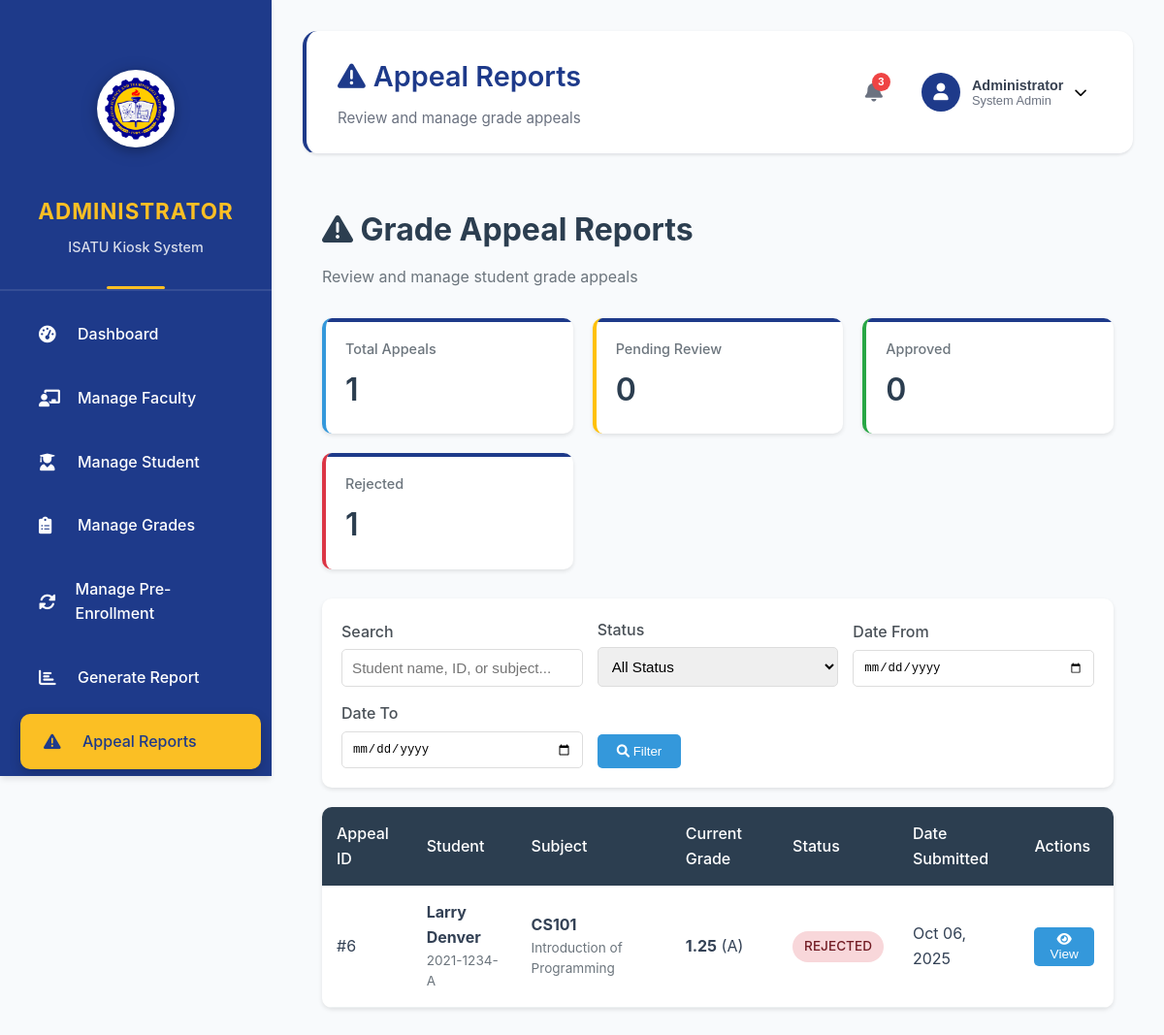
/view/appeal_reports.php (signed in), run on an earlier commit of the app's database.
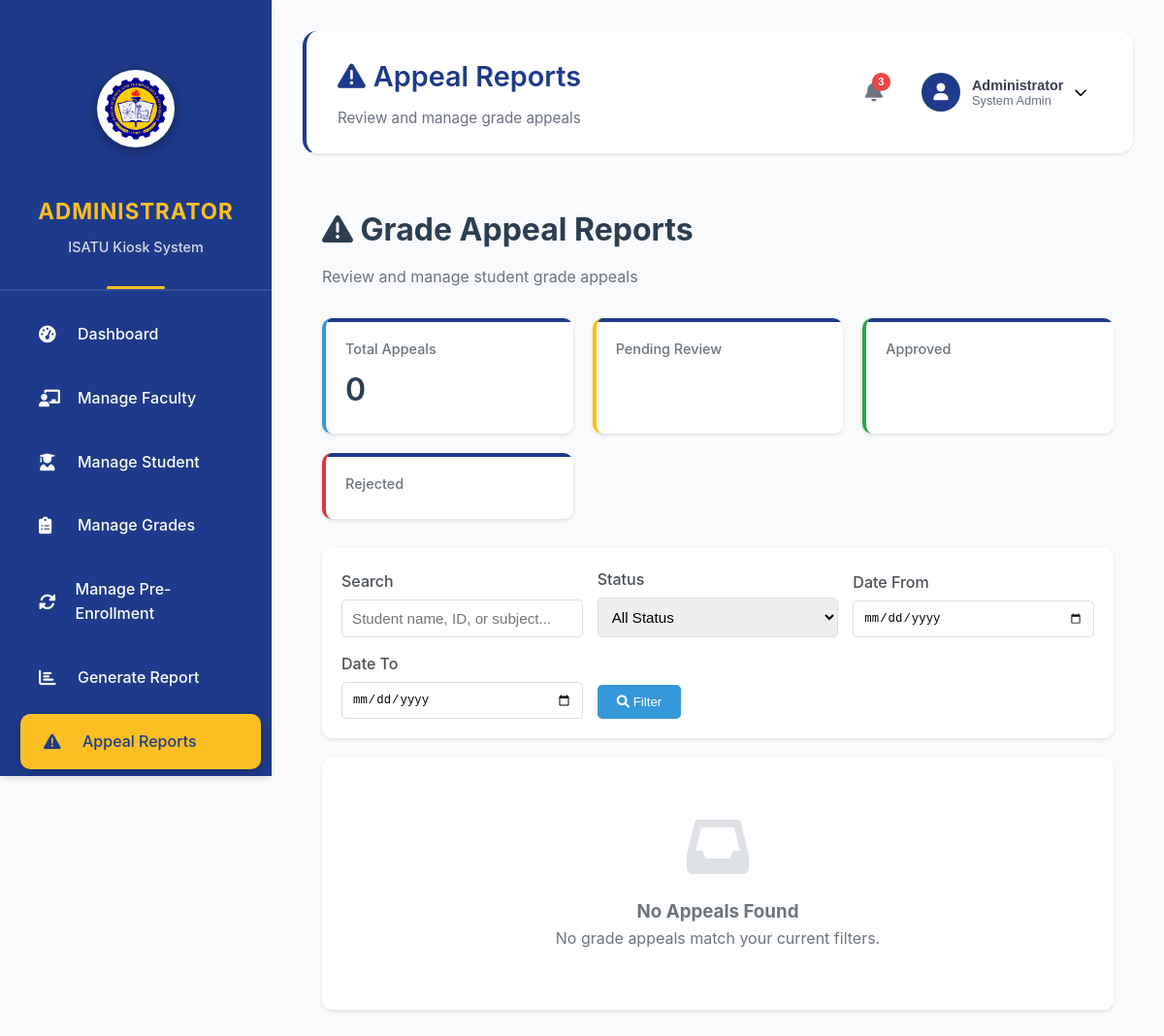
And on a later commit of the database.
### tables this page shows
CREATE TABLE `grade_appeals` (
  `id` int(11) NOT NULL,
  `grade_id` int(11) NOT NULL,
  `student_id` int(11) NOT NULL,
  `reason` text NOT NULL,
  `status` enum('pending','approved','rejected') DEFAULT 'pending',
  `submitted_at` timestamp NOT NULL DEFAULT current_timestamp(),
  `reviewed_by` int(11) DEFAULT NULL,
  `reviewed_at` timestamp NULL DEFAULT NULL,
  `admin_remarks` text DEFAULT NULL
);

CREATE TABLE `users` (
  `id` int(11) NOT NULL,
  `username` varchar(50) NOT NULL,
  `email` varchar(100) NOT NULL,
  `password` varchar(255) NOT NULL,
  `first_name` varchar(50) NOT NULL,
  `last_name` varchar(50) NOT NULL,
  `role` enum('administrator','faculty','student') NOT NULL,
  `status` enum('active','inactive','suspended') DEFAULT 'active',
  `student_id` varchar(20) DEFAULT NULL,
  `employee_id` varchar(20) DEFAULT NULL,
  `birth_date` date DEFAULT NULL,
  `gender` enum('male','female','other') DEFAULT NULL,
  `address` text DEFAULT NULL,
  `contact_number` varchar(20) DEFAULT NULL,
  `emergency_contact` varchar(100) DEFAULT NULL,
  `emergency_phone` varchar(20) DEFAULT NULL,
  `profile_image` varchar(255) DEFAULT NULL,
  `created_at` timestamp NOT NULL DEFAULT current_timestamp(),
  `updated_at` timestamp NOT NULL DEFAULT current_timestamp() ON UPDATE current_timestamp()
);

CREATE TABLE `subjects` (
  `id` int(11) NOT NULL,
  `course_code` varchar(20) NOT NULL,
  `subject_name` varchar(100) NOT NULL,
  `description` text DEFAULT NULL,
  `credits` int(11) NOT NULL DEFAULT 3,
  `department_id` int(11) NOT NULL,
  `created_at` timestamp NOT NULL DEFAULT current_timestamp(),
  `status` enum('active','inactive') DEFAULT 'active'
);

CREATE TABLE `grades` (
  `id` int(11) NOT NULL,
  `enrollment_id` int(11) NOT NULL,
  `midterm_grade` varchar(10) DEFAULT NULL COMMENT 'Can be numeric (1.00-5.00), INC (Incomplete), or DRP (Dropped)',
  `final_grade` varchar(10) DEFAULT NULL COMMENT 'Can be numeric (1.00-5.00), INC (Incomplete), or DRP (Dropped)',
  `overall_grade` decimal(3,2) DEFAULT NULL,
  `letter_grade` varchar(10) DEFAULT NULL COMMENT 'Letter grade: A, B, C, D, E, F, INC, or DRP',
  `remarks` varchar(50) DEFAULT NULL COMMENT 'Remarks: Excellent, Very Good, Good, Satisfactory, Passed, Failed, Incomplete, or Dropped',
  `graded_by` int(11) NOT NULL,
  `graded_at` timestamp NOT NULL DEFAULT current_timestamp(),
  `updated_at` timestamp NOT NULL DEFAULT current_timestamp() ON UPDATE current_timestamp()
);

### view/appeal_reports.php (the view, shortened to what the changed rows need)
<?php
require_once '../config/database.php';
try {
    $query = "
        SELECT
            ga.id,
            ga.grade_id,
            ga.student_id,
            ga.reason,
            ga.status,
            ga.admin_remarks,
            ga.submitted_at,
            ga.reviewed_at,
            s.first_name as student_first_name,
            s.last_name as student_last_name,
            s.student_id as student_number,
            subj.course_code,
            subj.subject_name,
            g.midterm_grade,
            g.final_grade,
            g.overall_grade,
            g.letter_grade,
            g.remarks as grade_remarks,
            f.first_name as faculty_first_name,
            f.last_name as faculty_last_name,
            ay.year_start,
            ay.year_end,
            ay.semester,
            reviewer.first_name as reviewer_first_name,
            reviewer.last_name as reviewer_last_name,
            e.id as enrollment_id
        FROM grade_appeals ga
        INNER JOIN grades g ON ga.grade_id = g.id
        INNER JOIN enrollments e ON g.enrollment_id = e.id
        INNER JOIN users s ON ga.student_id = s.id
        INNER JOIN class_sections cs ON e.class_section_id = cs.id
        INNER JOIN subjects subj ON cs.subject_id = subj.id
        INNER JOIN academic_years ay ON cs.academic_year_id = ay.id
        INNER JOIN users f ON cs.faculty_id = f.id
        LEFT JOIN users reviewer ON ga.reviewed_by = reviewer.id
        WHERE 1=1
    ";
    $params = [];
    $query .= " ORDER BY ga.submitted_at DESC";
    $stmt = $pdo->prepare($query);
    $stmt->execute($params);
    $appeals = $stmt->fetchAll(PDO::FETCH_ASSOC);
    $stats_stmt = $pdo->query("
        SELECT
            COUNT(*) as total,
            SUM(CASE WHEN status = 'pending' THEN 1 ELSE 0 END) as pending,
            SUM(CASE WHEN status = 'approved' THEN 1 ELSE 0 END) as approved,
            SUM(CASE WHEN status = 'rejected' THEN 1 ELSE 0 END) as rejected
        FROM grade_appeals
    ");
    $stats = $stats_stmt->fetch(PDO::FETCH_ASSOC);
} catch (PDOException $e) {
    error_log("Appeal reports error: " . $e->getMessage());
    $appeals = [];
    $stats = ['total' => 0, 'pending' => 0, 'approved' => 0, 'rejected' => 0];
}
?>
<!DOCTYPE html>
<html lang="en">
<head>
    <link href="https://cdnjs.cloudflare.com/ajax/libs/font-awesome/6.0.0/css/all.min.css" rel="stylesheet">
    <link href="../assets/css/admin_dashboard.css" rel="stylesheet">
</head>
<body>
    <div class="admin-layout">
        <?php include '../includes/sidebar.php'; ?>
        <div class="main-content">
            <?php include '../includes/header.php'; ?>
            <div class="appeals-content">
                <div class="page-header">
                    <h1><i class="fas fa-exclamation-triangle"></i> Grade Appeal Reports</h1>
                </div>
                <div class="stats-grid">
                    <div class="stat-card">
                        <div class="stat-label">Total Appeals</div>
                        <div class="stat-value"><?php echo $stats['total']; ?></div>
                    </div>
                    <div class="stat-card pending">
                        <div class="stat-label">Pending Review</div>
                        <div class="stat-value"><?php echo $stats['pending']; ?></div>
                    </div>
                    <div class="stat-card approved">
                        <div class="stat-label">Approved</div>
                        <div class="stat-value"><?php echo $stats['approved']; ?></div>
                    </div>
                    <div class="stat-card rejected">
                        <div class="stat-label">Rejected</div>
                        <div class="stat-value"><?php echo $stats['rejected']; ?></div>
                    </div>
                </div>
                <div class="appeals-table">
                    <?php if (empty($appeals)): ?>
                    <div class="empty-state">
                        <i class="fas fa-inbox"></i>
                        <h3>No Appeals Found</h3>
                        <p>No grade appeals match your current filters.</p>
                    </div>
                    <?php else: ?>
                    <table>
                        <thead>
                            <tr>
                                <th>Appeal ID</th>
                                <th>Student</th>
                                <th>Subject</th>
                                <th>Current Grade</th>
                                <th>Status</th>
                                <th>Date Submitted</th>
                                <th>Actions</th>
                            </tr>
                        </thead>
                        <tbody>
                            <?php foreach ($appeals as $appeal): ?>
                            <tr>
                                <td>#<?php echo $appeal['id']; ?></td>
                                <td>
                                    <div><strong><?php echo htmlspecialchars($appeal['student_first_name'] . ' ' . $appeal['student_last_name']); ?></strong></div>
                                    <div style="font-size: 0.85em; color: #6c757d;">
                                        <?php echo htmlspecialchars($appeal['student_number']); ?>
                                    </div>
                                </td>
                                <td>
                                    <div><strong><?php echo htmlspecialchars($appeal['course_code']); ?></strong></div>
                                    <div style="font-size: 0.85em; color: #6c757d;">
                                        <?php echo htmlspecialchars($appeal['subject_name']); ?>
                                    </div>
                                </td>
                                <td>
                                    <?php if ($appeal['overall_grade']): ?>
                                        <strong><?php echo number_format($appeal['overall_grade'], 2); ?></strong>
                                        (<?php echo htmlspecialchars($appeal['letter_grade']); ?>)
                                    <?php else: ?>
                                        <span style="color: #6c757d;">No grade</span>
                                    <?php endif; ?>
                                </td>
                                <td>
                                    <span class="status-badge status-<?php echo $appeal['status']; ?>">
                                        <?php echo ucfirst($appeal['status']); ?>
                                    </span>
                                </td>
                                <td><?php echo date('M d, Y', strtotime($appeal['submitted_at'])); ?></td>
                                <td>
                                    <button class="action-btn btn-view" onclick="viewAppeal(<?php echo $appeal['id']; ?>)">
                                        <i class="fas fa-eye"></i> View
                                    </button>
                                </td>
                            </tr>
                            <?php endforeach; ?>
                        </tbody>
                    </table>
                    <?php endif; ?>
                </div>
            </div>
        </div>
    </div>
</body>
</html>

What changed in the data, as far as the page shows it:
removed grade_appeals: id "6", student.last_name "Larry Denver", student.student_id "2021-1234-A", subjects.course_code "CS101", subjects.subject_name "Introduction of Programming", grade.overall_grade "1.25", grade.letter_grade "A", status "REJECTED", submitted_at "Oct 06, 2025"
Also different on the page:
$stats['total']: "1" → "0"
$stats['pending']: "0" → (not shown)
$stats['approved']: "0" → (not shown)
$stats['rejected']: "1" → (not shown)
text no longer shown: "Appeal ID Student Subject Current Grade Status Date Submitted Actions"
text now shown: "No Appeals Found No grade appeals match your current filters."
